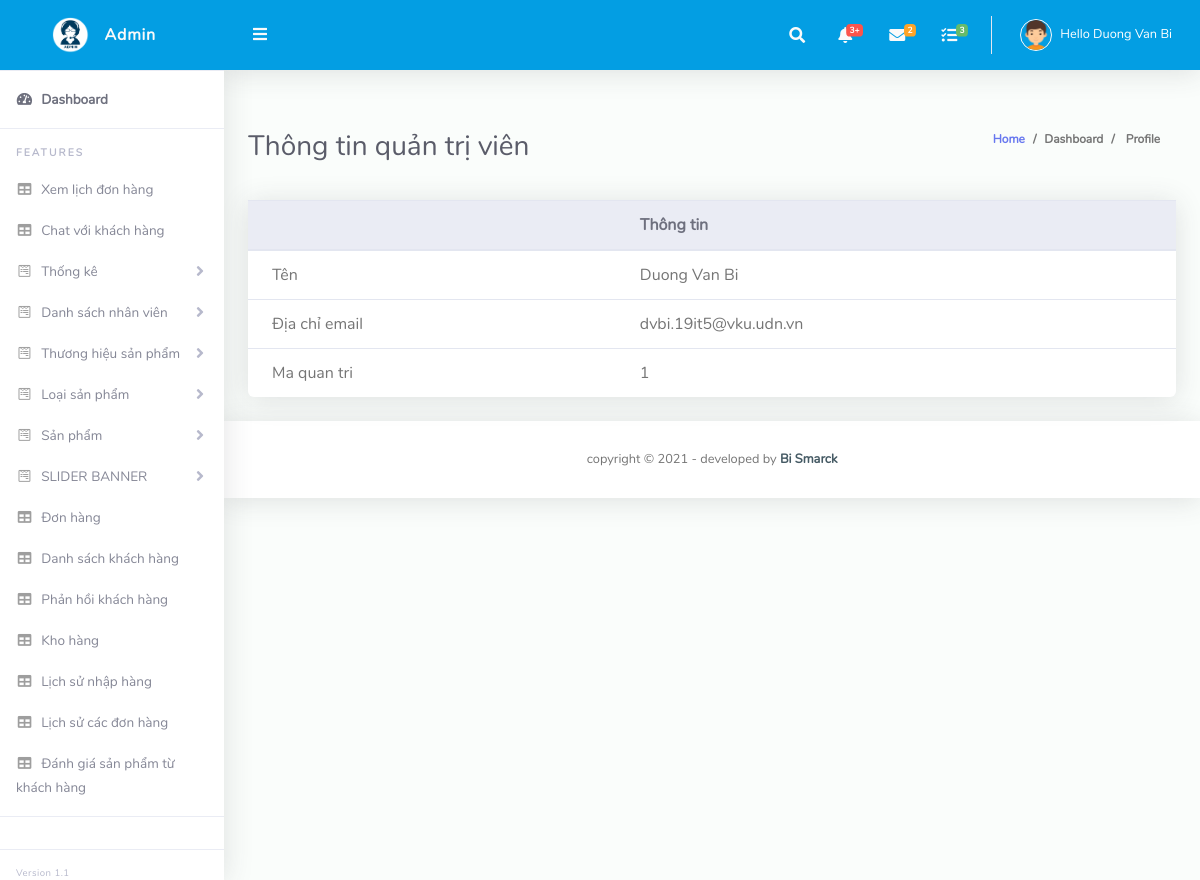
Screenshot of /admin/profile.php (signed in) with the database file from the repository.
### tables this page shows
CREATE TABLE `account` (
  `id` int(11) NOT NULL,
  `name` varchar(255) NOT NULL,
  `address` varchar(255) NOT NULL,
  `country` varchar(255) NOT NULL,
  `phone` varchar(255) NOT NULL,
  `email` varchar(255) NOT NULL,
  `User` varchar(255) NOT NULL,
  `password` varchar(255) NOT NULL,
  `Matk` int(11) NOT NULL
);

### lib/session.php (called while the page is built, shortened)
<?php
class Session{
 public static function get($key){
    if (isset($_SESSION[$key])) {
     return $_SESSION[$key];
    } else {
     return false;
    }
 }
}
?>

### lib/database.php (called while the page is built, shortened)
<?php
Class Database extends PDO{
   public $host   = host_db;
   public $user   = user_db;
   public $pass   = pass_db;
   public $dbname = name_db;
   public $link;
private function connectDB(){
   $this->link = new mysqli($this->host, $this->user, $this->pass,
    $this->dbname);
 }
public function select($query){
  $result = $this->link->query($query) or
   die($this->link->error.__LINE__);
  if($result->num_rows > 0){
    return $result;
  } else {
    return false;
  }
 }
}

### classes/management.php (called while the page is built, shortened)
<?php
	$filepath = realpath(dirname(__FILE__));
	include_once ($filepath.'/../lib/database.php');
?>
<?php
class management
{
	private $db;
		public function __construct()
		{
			$this->db = new Database();
		}
public function show_adm()
{
	$query="SELECT * from account where Matk='1'";
	$result = $this->db->select($query);
	return $result;
}
}
?>

### admin/profile.php (the view, shortened to what this page needs)
<?php
include 'inc/header.php';
include 'inc/headertop.php';
include '../classes/management.php';
 $mn= new management();
?>
<div class="container-fluid" id="container-wrapper">
 <div class="d-sm-flex align-items-center justify-content-between mb-4">
            <h1 class="h3 mb-0 text-gray-800">Thông tin quản trị viên</h1>
            <ol class="breadcrumb">
              <li class="breadcrumb-item"><a href="./">Home</a></li>
              <li class="breadcrumb-item">Dashboard</li>
              <li class="breadcrumb-item active" aria-current="page"> Profile</li>
            </ol>
          </div>
<div class="row">
	<div class="col-lg-12 mb-4">
		<div class="card">
			<div class="table-responsive">
				<table class="table align-items-center table-flush">
					  <thead class="thead-light">
                      <tr>
                      <th></th>
							<th>Thông tin</th>
                      </tr>
                    </thead>
                    <tbody>
						<?php
						 if(Session::get('admintk')=='1') {
						$show_adm=$mn->show_adm();
						if($show_adm){
							while ($result=$show_adm->fetch_assoc()) {
						?>
					<tr class="odd gradeX">
							<td>Tên</td>
							<td><?php echo $result['name']; ?></td>
						</tr>
						<tr>
							<td>Địa chỉ email</td>
							<td><?php echo $result['email']; ?></td></tr>
							<tr>
							<td>Ma quan tri</td>
							<td><?php echo $result['Matk']; ?></td></tr>
						<?php
						}
						}}
						?>
					</tbody>
				</table>
			</div>
		</div>
	</div>
</div>
	</div>
    <?php
include 'inc/footer.php';
?>

### admin/css/admin.css (style rules this page uses)
html { position: relative; min-height: 100%; font-family: Nunito }
body { height: 100% }
.container, .container-fluid, .container-login { padding-left: 1.5rem; padding-right: 1.5rem }
.text-gray-800 { color: #5a5c69 !important }
.breadcrumb { background-color: transparent; font-size: 12px; font-weight: 700 }
.table-flush td, .table-flush th { border-right: 0; border-left: 0 }
.table-flush tbody tr:first-child td, .table-flush tbody tr:first-child th { border-top: 0 }
.table-flush tbody tr:last-child td, .table-flush tbody tr:last-child th { border-bottom: 0 }
.card .table { margin-bottom: 0 }
.card .table td, .card .table th { padding-right: 1.5rem; padding-left: 1.5rem }
.card { -webkit-box-shadow: 0 .15rem 1.75rem 0 rgba(58, 59, 69, .15) !important; box-shadow: 0 .15rem 1.75rem 0 rgba(58, 59, 69, .15) !important }

### rows the page displays
account: name "Duong Van Bi", email "dvbi.19it5@vku.udn.vn", Matk "1"

### other values shown
Session::get('adminName') "Duong Van Bi"
